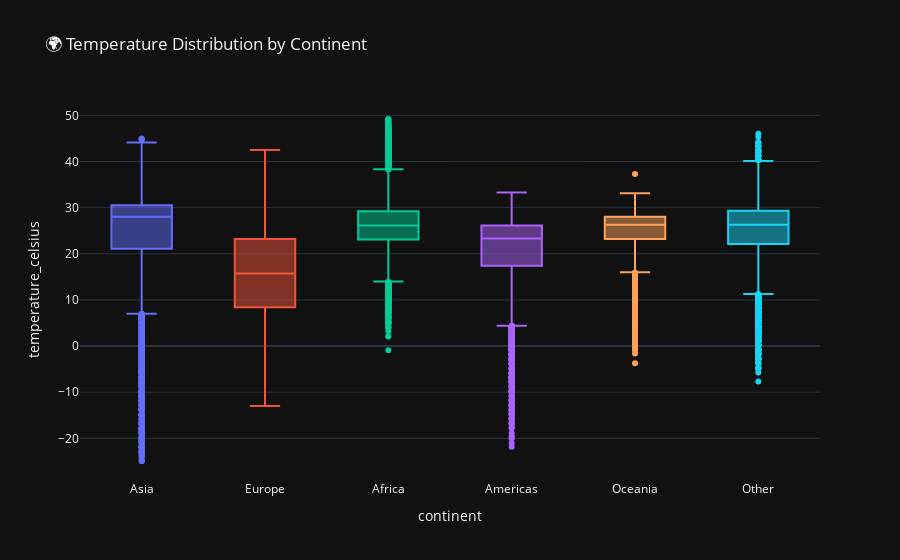

The code cell stored with this chart in its notebook:
### Markdown cell above
## 3. Continental Comparisons

### Code cell
# Assign continents based on longitude and latitude (simplified)
def get_continent(row):
    lat, lon = row['latitude'], row['longitude']
    if lat > 35 and -10 < lon < 60:
        return 'Europe'
    elif lat > 0 and lon > 60:
        return 'Asia'
    elif lat < 0 and lon > 100:
        return 'Oceania'
    elif -35 < lat < 35 and -20 < lon < 55:
        return 'Africa'
    elif lon < -30:
        return 'Americas'
    else:
        return 'Other'

df['continent'] = df.apply(get_continent, axis=1)

# Temperature distribution by continent
fig = px.box(
    df, x='continent', y='temperature_celsius',
    title='🌍 Temperature Distribution by Continent',
    color='continent'
)
fig.update_layout(template='plotly_dark', showlegend=False)
fig.show()

### Figure 1 — Plotly figure (JSON) as saved in the notebook; plotly's stock layout.template omitted (floating-point values rounded to 4 significant figures; data arrays with more than 128 entries replaced by an {"elided": "..."} marker saying what was removed)
{"data": [{"alignmentgroup": "True", "hovertemplate": "continent=%{x}<br>temperature_celsius=%{y}<extra></extra>", "legendgroup": "Asia", "marker": {"color": "#636efa"}, "name": "Asia", "notched": false, "offsetgroup": "Asia", "orientation": "v", "showlegend": true, "type": "box", "x": {"elided": "15537 str values"}, "x0": " ", "xaxis": "x", "y": {"elided": "15537 float values"}, "y0": " ", "yaxis": "y"}, {"alignmentgroup": "True", "hovertemplate": "continent=%{x}<br>temperature_celsius=%{y}<extra></extra>", "legendgroup": "Europe", "marker": {"color": "#EF553B"}, "name": "Europe", "notched": false, "offsetgroup": "Europe", "orientation": "v", "showlegend": true, "type": "box", "x": {"elided": "28300 str values"}, "x0": " ", "xaxis": "x", "y": {"elided": "28300 float values"}, "y0": " ", "yaxis": "y"}, {"alignmentgroup": "True", "hovertemplate": "continent=%{x}<br>temperature_celsius=%{y}<extra></extra>", "legendgroup": "Africa", "marker": {"color": "#00cc96"}, "name": "Africa", "notched": false, "offsetgroup": "Africa", "orientation": "v", "showlegend": true, "type": "box", "x": {"elided": "30635 str values"}, "x0": " ", "xaxis": "x", "y": {"elided": "30635 float values"}, "y0": " ", "yaxis": "y"}, {"alignmentgroup": "True", "hovertemplate": "continent=%{x}<br>temperature_celsius=%{y}<extra></extra>", "legendgroup": "Americas", "marker": {"color": "#ab63fa"}, "name": "Americas", "notched": false, "offsetgroup": "Americas", "orientation": "v", "showlegend": true, "type": "box", "x": {"elided": "19867 str values"}, "x0": " ", "xaxis": "x", "y": {"elided": "19867 float values"}, "y0": " ", "yaxis": "y"}, {"alignmentgroup": "True", "hovertemplate": "continent=%{x}<br>temperature_celsius=%{y}<extra></extra>", "legendgroup": "Oceania", "marker": {"color": "#FFA15A"}, "name": "Oceania", "notched": false, "offsetgroup": "Oceania", "orientation": "v", "showlegend": true, "type": "box", "x": {"elided": "5535 str values"}, "x0": " ", "xaxis": "x", "y": {"elided": "5535 float values"}, "y0": " ", "yaxis": "y"}, {"alignmentgroup": "True", "hovertemplate": "continent=%{x}<br>temperature_celsius=%{y}<extra></extra>", "legendgroup": "Other", "marker": {"color": "#19d3f3"}, "name": "Other", "notched": false, "offsetgroup": "Other", "orientation": "v", "showlegend": true, "type": "box", "x": {"elided": "2778 str values"}, "x0": " ", "xaxis": "x", "y": {"elided": "2778 float values"}, "y0": " ", "yaxis": "y"}], "layout": {"boxmode": "overlay", "legend": {"title": {"text": "continent"}, "tracegroupgap": 0}, "showlegend": false, "title": {"text": "🌍 Temperature Distribution by Continent"}, "xaxis": {"anchor": "y", "categoryarray": ["Asia", "Europe", "Africa", "Americas", "Oceania", "Other"], "categoryorder": "array", "domain": [0, 1], "title": {"text": "continent"}}, "yaxis": {"anchor": "x", "domain": [0, 1], "title": {"text": "temperature_celsius"}}}}
